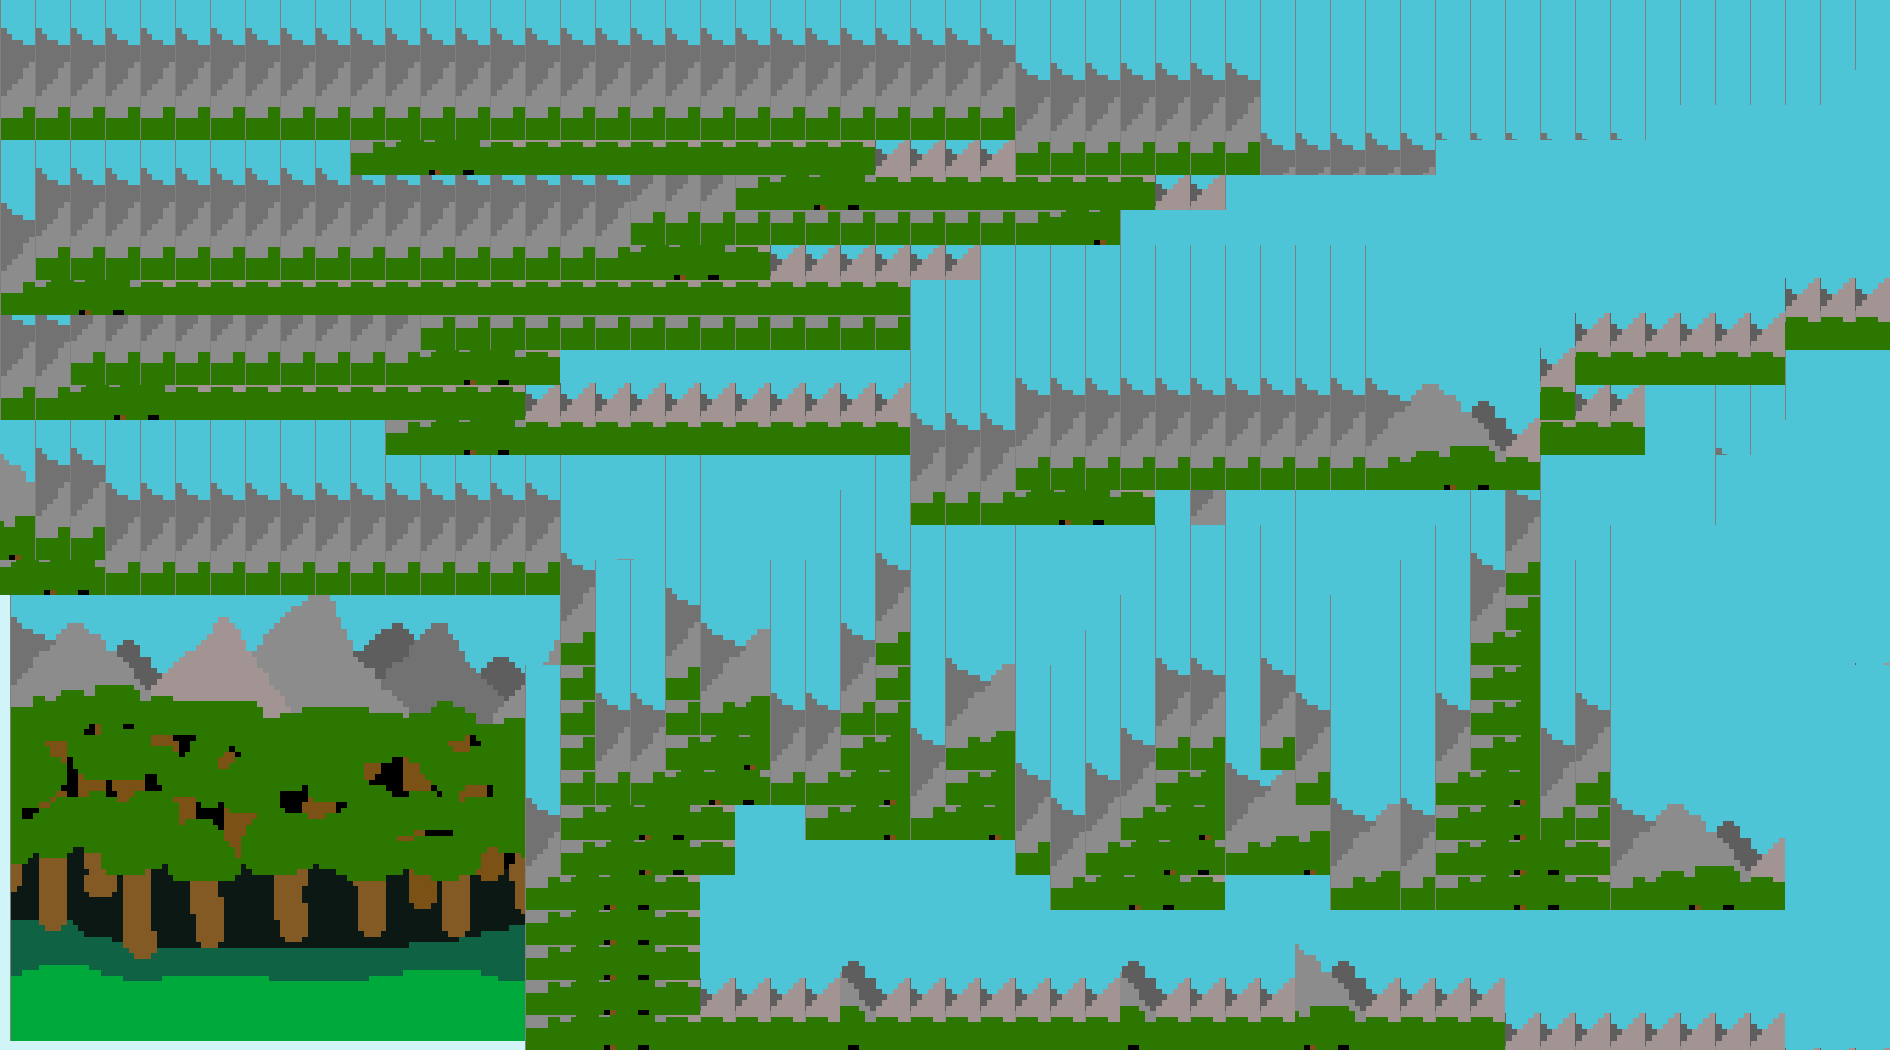

Below is a game level as drawn by its tile map, then a one-line description and the .tmx that defines it (tile-layer data replaced by summaries):
An orthogonal 54x30 tile map with 35x35 px tiles, 3 tile layers (Back Layer 2, Back Layer 1, Front Layer), 2 image layers and 25 objects (6x platform, 2x SlimeEntity, mainPlayer, me.Trigger, CoinEntity, ...).

<map version="1.9" tiledversion="1.9.2" orientation="orthogonal" renderorder="right-down" width="54" height="30" tilewidth="35" tileheight="35" infinite="0" backgroundcolor="#d0f4f7" nextlayerid="13" nextobjectid="36">
 <tileset firstgid="1" name="myplatformerbackroundpeeng" tilewidth="35" tileheight="35" tilecount="240" columns="16">
  <image source="../img/myplatformerbackroundpeeng.png" width="562" height="557" />
 </tileset>
 <imagelayer id="1" name="Background" y="538" offsetx="10.6389" offsety="484.806">
  <image source="../img/myplatformerbackroundpeeng.png" width="562" height="557" />
  <properties>
   <property name="anchorPoint" value="json:{&quot;x&quot;:0,&quot;y&quot;:1}" />
   <property name="ratio" value="0.25" />
   <property name="repeat" value="repeat-x" />
  </properties>
 </imagelayer>
 <imagelayer id="12" name="Copy of Background" y="538" offsetx="10.6389" offsety="484.806">
  <image source="../img/myplatformerbackroundpeeng.png" width="562" height="557" />
  <properties>
   <property name="anchorPoint" value="json:{&quot;x&quot;:0,&quot;y&quot;:1}" />
   <property name="ratio" value="0.25" />
   <property name="repeat" value="repeat-x" />
  </properties>
 </imagelayer>
 <imagelayer id="2" name="Clouds" y="128" offsetx="140" offsety="128">
  <image source="../img/clouds.png" width="512" height="512" />
  <properties>
   <property name="ratio" value="0.5" />
   <property name="repeat" value="repeat-x" />
  </properties>
 </imagelayer>
 <layer id="3" name="Back Layer 2" width="54" height="30">
  <data>[1620 cells, 0 non-empty, 0 distinct tile ids]</data>
 </layer>
 <layer id="4" name="Back Layer 1" width="54" height="30">
  <data>[1620 cells, 0 non-empty, 0 distinct tile ids]</data>
 </layer>
 <objectgroup color="#00ff00" id="5" name="Player">
  <object id="16" name="mainPlayer" x="251" y="893" width="35" height="88" />
  <object id="17" name="me.Trigger" x="1830" y="810" width="50" height="100">
   <properties>
    <property name="duration" value="150" />
    <property name="fade" value="#fff" />
    <property name="to" value="map2" />
   </properties>
  </object>
 </objectgroup>
 <objectgroup color="#ffff00" id="6" name="Coins">
  <object id="3" name="CoinEntity" x="840" y="805" width="35" height="35" />
 </objectgroup>
 <objectgroup color="#ff0000" id="7" name="Slimes">
  <object id="5" name="SlimeEntity" x="140" y="595" width="210" height="35">
   <properties>
    <property name="frameheight" value="35" />
    <property name="framewidth" value="55" />
   </properties>
  </object>
  <object id="6" name="SlimeEntity" x="1470" y="875" width="350" height="35">
   <properties>
    <property name="frameheight" value="35" />
    <property name="framewidth" value="55" />
   </properties>
  </object>
 </objectgroup>
 <layer id="8" name="Front Layer" width="54" height="30">
  <data>[1620 cells, 1423 non-empty, 35 distinct tile ids]</data>
 </layer>
 <objectgroup color="#ff0000" id="9" name="Flies">
  <object id="4" name="FlyEntity" x="910" y="490" width="560" height="35">
   <properties>
    <property name="animationspeed" value="200" />
    <property name="frameheight" value="35" />
    <property name="framewidth" value="70" />
    <property name="gravity" value="0" />
    <property name="velX" value="2" />
   </properties>
  </object>
 </objectgroup>
 <objectgroup id="10" name="Collision">
  <object id="7" x="-1" y="980" width="421" height="70" />
  <object id="8" x="700" y="980" width="210" height="70" />
  <object id="9" x="980" y="980" width="70" height="35" />
  <object id="10" x="1120" y="980" width="280" height="70" />
  <object id="11" x="1470" y="910" width="420" height="140" />
  <object id="12" class="slope" x="1400" y="980">
   <polygon points="0,0 70,-70 70,70 0,70" />
  </object>
  <object id="13" class="platform" x="700" y="910">
   <polyline points="0,0 70,0" />
  </object>
  <object id="15" x="0" y="981">
   <polyline points="0,0 0,-630" />
  </object>
  <object id="19" class="platform" x="1625" y="640">
   <polyline points="0,0 39,0" />
  </object>
  <object id="20" class="platform" x="1610" y="536">
   <polyline points="0,0 139,0" />
  </object>
  <object id="21" class="platform" x="1750" y="490">
   <polyline points="0,0 70,0" />
  </object>
  <object id="22" class="platform" x="1820" y="560">
   <polyline points="0,0 70,0" />
  </object>
  <object id="23" x="1890" y="630">
   <polyline points="0,280 0,-490" />
  </object>
  <object id="27" x="420" y="910" width="70" height="70" />
  <object id="28" x="139" y="629" width="210" height="70" />
  <object id="29" class="platform" x="1750" y="770">
   <polyline points="0,0 70,0" />
  </object>
  <object id="31" x="420" y="980" width="70" height="35" />
  <object id="33" x="630" y="980" width="70" height="35" />
  <object id="35" x="840" y="840" width="70" height="140" />
 </objectgroup>
</map>